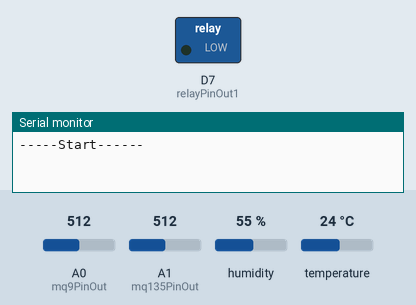
This sketch was run on a simulated Arduino Uno R4 WiFi. Shown: switched loads named in the sketch (green lamp = pin HIGH), the last lines printed to the serial monitor. The test bench sets the inputs (shaded band); at power-on: A0 (mq9PinOut) = 512, A1 (mq135PinOut) = 512, humidity 55 %, temperature 24 °C. WiFi joins after 1.5 s; servers stay silent unless stated; uploads are accepted with an empty reply.

Above: at 0.1 s.
At 16.6 s:
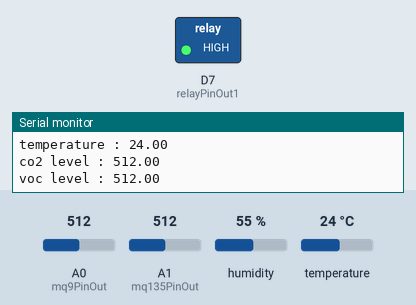
Timing chart, 0 to 18.1 s (numbered marks = the images above):
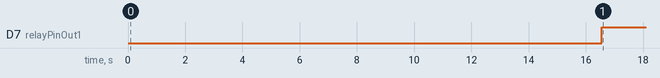

The sketch:

unor4.ino
```cpp
#include "DHT.h"
#include <ArduinoJson.h>
#include <WiFiClient.h>
#include "WiFiS3.h"
#include "ArduinoHttpClient.h"

//crédentials du réseau
const char* ssid = "HOME";
const char* password = "1234567890qwertyuiop";

//variables de l'api
//const char serverAddress[] = "192.168.2.234";
const char serverAddress[] = "192.168.2.40";
const int port = 3000;

/*DHT11 déclaration varialble const*/
//pin output  dht11
const int dht11PinOut = 2;

//déclaration dht11
DHT dht(dht11PinOut, DHT11);
/*/////////////////////////////////*/


/*RELAY déclaration varialble const*/
//pin output relay
const int relayPinOut1 = 7;
//const int relayPinOut2 = 9;
/*/////////////////////////////////*/


/*MQ-9 déclaration varialble const*/
const int mq9PinOut = A0;
/*/////////////////////////////////*/

/*MQ-135 déclaration varialble const val 0 à 1023*/
const int mq135PinOut = A1;
/*/////////////////////////////////*/

/*Boolean d'activation manuel d'échangeur d'air*/
bool globalActivateValue;
/*/////////////////////////////////*/

//des valeurs constantes à voir //
//nombre pour le voc max
const float vocLevelTrigger = 100;
//nombre pour le co2 max
const float co2LevelTrigger = 100;
//nombre pour l'humidité max
const float humidityLevelTrigger = 60;
//nombre pour la température max
//const float tempLevelTrigger = 25;


void setup() {
  //baud rate comm du arduino
  Serial.begin(9600);
  Serial.println("-----Start------");

  //false du début
  globalActivateValue =false;

  //lancement dht11
  DHTLaunch();

  //pin out pour relay
  setupRelay();

  //warm up des des composants MQ
  //delay(120000);

  //connection réseau
  ConnectToNetwork();

}


void loop() {
  //aller chercher la température et humidité actuelle
  float hLevel = getHumidity();
  float tLevel = getTemperature();

  //aller chercher le niveau de co2
  float co2Level = getCo2Level();

  //aller chercher niveau de voc
  float vocLevel = getVocLevel();

  //controlleur de relay numéro 1
  relayControlleur(co2Level , vocLevel , hLevel);

  //appel d'api post les valeurs
  httpApiCall(tLevel, hLevel, co2Level,vocLevel);

  //chercher valeur pour activer l'échangeur d'air
  httpGetActivateRelay();
  Serial.println("---------------");
}

/**///CODE pour Wifi connection et httpclient/**/
//connection au reseau
void ConnectToNetwork(){
  int status = WL_IDLE_STATUS;
  WiFi.disconnect();
  delay(20);
  while (status != WL_CONNECTED) {
    status = WiFi.begin(ssid, password);

    delay(10000);
  }
  Serial.println("Connected to wifi");
}
//appel http du serveur pour post les données
void httpApiCall(float temp, float humidity, float co2, float voc){
  delay(2000);
  if (WiFi.status() == WL_CONNECTED) {
    WiFiClient wifi;
    HttpClient client = HttpClient(wifi, serverAddress, port);

    String contentType = "application/json";
    String postData = "{\"co2\":\"" + String(co2) + "\",\"temp\":\"" + String(temp) + "\",\"humidity\":\"" + String(humidity) + "\",\"voc\":\"" + String(voc) + "\"}";
    String endpoint = "/postNewValues";

    client.post(endpoint, contentType, postData);

    int statusCode = client.responseStatusCode();
    String response = client.responseBody();
    client.endRequest();
    client.stop();

    Serial.print("Status code: ");
    Serial.println(statusCode);
    Serial.print("Response: ");
    Serial.println(response);
    delay(2000);
  }
}

void httpGetActivateRelay(){
  delay(2000);
  if (WiFi.status() == WL_CONNECTED) {
    WiFiClient wifi;
    HttpClient client = HttpClient(wifi, serverAddress, port);

    String contentType = "application/json";

    String endpoint = "/getActiveValue";

    client.get(endpoint);

    int statusCode = client.responseStatusCode();
    String response = client.responseBody();
    if(statusCode == 200){
      //Serial.println(String(response));
      DynamicJsonDocument jsonDoc(1024);
      DeserializationError error = deserializeJson(jsonDoc, response);
      bool activateValue = jsonDoc["activate"];
      if (!error) {
        bool activateValue = jsonDoc["activate"];
        globalActivateValue = activateValue;
        Serial.println("Manuellement activate échangeur d'air :"+String(activateValue));
      }
    }
    client.endRequest();
    client.stop();

    Serial.print("Status code: ");
    Serial.println(statusCode);
    Serial.print("Response: ");
    Serial.println(response);
    delay(2000);
  }
}
/**//**//**//**//**//**/

/**///CODE pour DHT11/**/
//code pour lancer dht 11
void DHTLaunch(){
  dht.begin();
}

float getHumidity(){
  delay(1000);
  float h = dht.readHumidity();
  Serial.println("humidity : "+String(h));
  return h;
}

//
float getTemperature(){
  delay(1000);
  float t = dht.readTemperature();
  Serial.println("temperature : "+String(t));
  return t;
}
/**//**//**//**//**//**/

/**///CODE pour Relay/**/
void setupRelay(){
  pinMode(relayPinOut1, OUTPUT);
}


void relayControlleur(float co2Level, float vocLevel , float  humidityLevel){
  delay(1000);
  if(globalActivateValue){
    digitalWrite(relayPinOut1, HIGH);
  }
  else if (co2Level > co2LevelTrigger || vocLevel > vocLevelTrigger || humidityLevel > humidityLevelTrigger){
    //on
    digitalWrite(relayPinOut1, HIGH);
    globalActivateValue = true;
}else{
    //off
    digitalWrite(relayPinOut1, LOW);
    globalActivateValue = false;
  }
}
/**//**//**//**//**//**/

/**///CODE pour MQ-9 co2/**/
float getCo2Level(){
  delay(1000);
  float co2Level = analogRead(mq9PinOut);
  Serial.println("co2 level : "+String(co2Level));
  return co2Level;
}
/**//**//**//**//**//**/

/**///CODE pour MQ-135 voc/**/
float getVocLevel(){
  delay(1000);
  float vocLevel = analogRead(mq135PinOut);
  Serial.println("voc level : "+String(vocLevel));
  return vocLevel;
}
/**//**//**//**//**//**/
```

Measured:
- by itself, D7 (relayPinOut1): LOW → HIGH at 16.5 s
